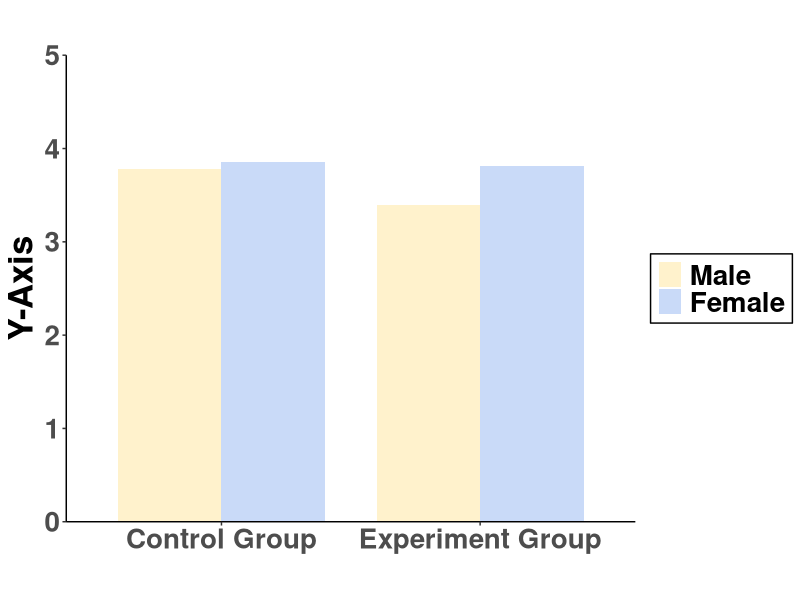
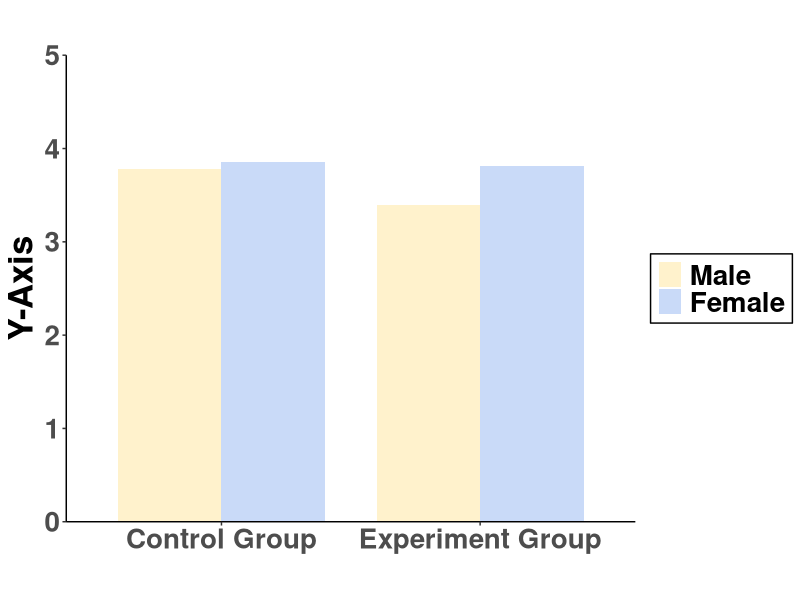

The R source for these figures, in order:
library(ggplot2)
library(reshape)
raw<-read.csv("SampleData.csv", sep=",")
mm<- melt(raw,id="Person")
p<- ggplot(mm, aes(x=Person,y=value, group=variable)) 
p<- p + geom_bar(width=.8,aes(fill=variable),stat = "identity", position="dodge")
p<- p + scale_fill_manual("legend", labels=c("Male", "Female"),values = c("G1" = "#FFF2CC", "G2" = "#C9DAF8"))
p<- p + labs(title="")
p<- p + xlab("")
p<- p + ylab("Y-Axis")
p<- p + theme(panel.border=element_blank(),panel.grid.major = element_blank(), panel.grid.minor=element_blank(),panel.background=element_blank(), axis.line.x = element_line(color = "black"), axis.line.y = element_line(color="black"), text=element_text(size=25,face = "bold"))
p<- p + theme(legend.title=element_blank(), legend.background=element_rect(color = "black"))
p<- p + scale_y_continuous(limit=c(0,5), expand = c(0,0))
p
ggsave(filename = "assignment.pdf", plot = last_plot(), width=210,height=297,units="mm")
